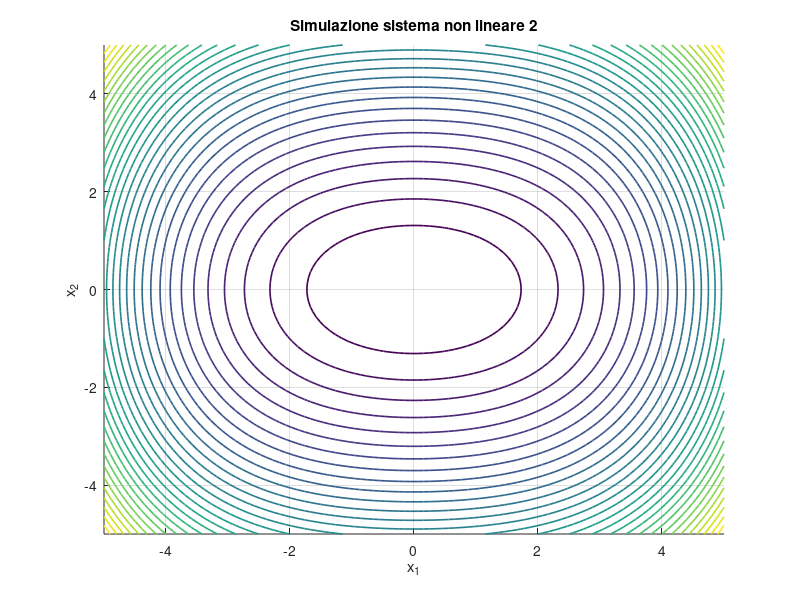

MATLAB code to generate this figure: (Note: this script raises an error after producing the figure.)
% Parametri del sistema
M  = 20;
k1 = 10;
k2 = 1;
B1 = 50;
B2 = 1; 

% Dinamica NON lineare (caso -k2*x^3 - B2*x2^3)
f = @(t,x) [
    x(2);
    (-k1*x(1) - k2*x(1)^3 - B1*x(2) - B2*x(2)^3)/M
];

% Lyapunov energetica
V = @(x1,x2) 0.5*M*x2.^2 + 0.5*k1*x1.^2 + 0.25*k2*x1.^4;

% definizione della dinamica
f1 = @(x1,x2) x2;
f2 = @(x1,x2) (-k1*x1 - k2*x1.^3 - B1*x2 - B2*x2.^3)/M;

% Derivata della Lyapunov
Vdot = @(x1,x2) ...
    (k1*x1).*f1(x1,x2) + (k2*x1.^3).*f1(x1,x2) + M*x2.*f2(x1,x2);


x1max = 5;
x1min = -5;
x2max = 5;  
x2min = -5;

[x1g,x2g] = meshgrid(linspace(x1min,x1max,100), ...
                     linspace(x2min,x2max,100));
Vgrid = V(x1g,x2g);
Vdotgrid = Vdot(x1g,x2g);

figure; hold on; grid on;
contour(x1g,x2g,Vgrid,30,'LineWidth',1.2);
xlabel('x_1'); ylabel('x_2');
title('Simulazione sistema non lineare 2');

% Ginput scelta del punto iniziale
[x10, x20] = ginput(1);
x0 = [x10; x20];

plot(x10,x20,'go','MarkerSize',8,'LineWidth',2);

% Integrazione del sistema
tspan = [0 20];
[t,x] = ode45(f, tspan, x0);

plot(x(:,1), x(:,2), 'g', 'LineWidth', 1.5);

while true
    [x10, x20, button] = ginput(1);
    if isempty(button)
        break
    end
    x0 = [x10; x20];
    plot(x10,x20,'go','MarkerSize',8,'LineWidth',2);
    [t,x] = ode45(f, tspan, x0);
    plot(x(:,1), x(:,2), 'g', 'LineWidth', 1.5);
end
